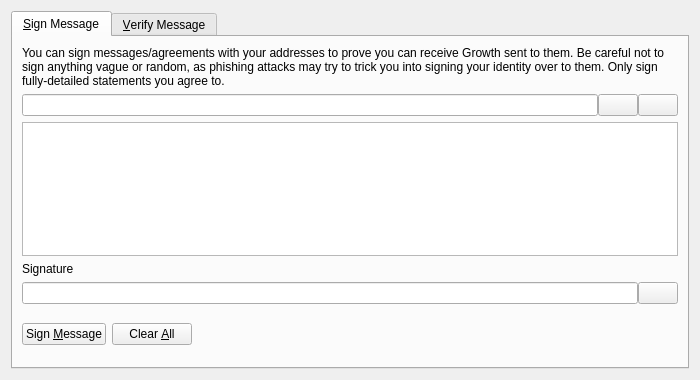
<?xml version="1.0" encoding="UTF-8"?>
<ui version="4.0">
 <class>SignVerifyMessageDialog</class>
 <widget class="QDialog" name="SignVerifyMessageDialog">
  <property name="geometry">
   <rect>
    <x>0</x>
    <y>0</y>
    <width>700</width>
    <height>380</height>
   </rect>
  </property>
  <property name="windowTitle">
   <string>Signatures - Sign / Verify a Message</string>
  </property>
  <property name="modal">
   <bool>true</bool>
  </property>
  <layout class="QVBoxLayout" name="verticalLayout">
   <item>
    <widget class="QTabWidget" name="tabWidget">
     <property name="currentIndex">
      <number>0</number>
     </property>
     <widget class="QWidget" name="tabSignMessage">
      <attribute name="title">
       <string>&amp;Sign Message</string>
      </attribute>
      <layout class="QVBoxLayout" name="verticalLayout_SM">
       <item>
        <widget class="QLabel" name="infoLabel_SM">
         <property name="text">
          <string>You can sign messages/agreements with your addresses to prove you can receive Growth sent to them. Be careful not to sign anything vague or random, as phishing attacks may try to trick you into signing your identity over to them. Only sign fully-detailed statements you agree to.</string>
         </property>
         <property name="textFormat">
          <enum>Qt::PlainText</enum>
         </property>
         <property name="wordWrap">
          <bool>true</bool>
         </property>
        </widget>
       </item>
       <item>
        <layout class="QHBoxLayout" name="horizontalLayout_1_SM">
         <property name="spacing">
          <number>0</number>
         </property>
         <item>
          <widget class="QValidatedLineEdit" name="addressIn_SM">
           <property name="toolTip">
            <string>The Proton address to sign the message with</string>
           </property>
          </widget>
         </item>
         <item>
          <widget class="QPushButton" name="addressBookButton_SM">
           <property name="toolTip">
            <string>Choose previously used address</string>
           </property>
           <property name="text">
            <string/>
           </property>
           <property name="shortcut">
            <string>Alt+A</string>
           </property>
           <property name="autoDefault">
            <bool>false</bool>
           </property>
          </widget>
         </item>
         <item>
          <widget class="QPushButton" name="pasteButton_SM">
           <property name="toolTip">
            <string>Paste address from clipboard</string>
           </property>
           <property name="text">
            <string/>
           </property>
           <property name="shortcut">
            <string>Alt+P</string>
           </property>
           <property name="autoDefault">
            <bool>false</bool>
           </property>
          </widget>
         </item>
        </layout>
       </item>
       <item>
        <widget class="QPlainTextEdit" name="messageIn_SM">
         <property name="toolTip">
          <string>Enter the message you want to sign here</string>
         </property>
        </widget>
       </item>
       <item>
        <widget class="QLabel" name="signatureLabel_SM">
         <property name="text">
          <string>Signature</string>
         </property>
         <property name="textFormat">
          <enum>Qt::PlainText</enum>
         </property>
        </widget>
       </item>
       <item>
        <layout class="QHBoxLayout" name="horizontalLayout_2_SM">
         <property name="spacing">
          <number>0</number>
         </property>
         <item>
          <widget class="QLineEdit" name="signatureOut_SM">
           <property name="font">
            <font>
             <italic>true</italic>
            </font>
           </property>
           <property name="readOnly">
            <bool>true</bool>
           </property>
          </widget>
         </item>
         <item>
          <widget class="QPushButton" name="copySignatureButton_SM">
           <property name="toolTip">
            <string>Copy the current signature to the system clipboard</string>
           </property>
           <property name="text">
            <string/>
           </property>
           <property name="autoDefault">
            <bool>false</bool>
           </property>
          </widget>
         </item>
        </layout>
       </item>
       <item>
        <layout class="QHBoxLayout" name="horizontalLayout_3_SM">
         <item>
          <widget class="QPushButton" name="signMessageButton_SM">
           <property name="toolTip">
            <string>Sign the message to prove you own this Proton address</string>
           </property>
           <property name="text">
            <string>Sign &amp;Message</string>
           </property>
           <property name="autoDefault">
            <bool>false</bool>
           </property>
          </widget>
         </item>
         <item>
          <widget class="QPushButton" name="clearButton_SM">
           <property name="toolTip">
            <string>Reset all sign message fields</string>
           </property>
           <property name="text">
            <string>Clear &amp;All</string>
           </property>
           <property name="autoDefault">
            <bool>false</bool>
           </property>
          </widget>
         </item>
         <item>
          <spacer name="horizontalSpacer_1_SM">
           <property name="orientation">
            <enum>Qt::Horizontal</enum>
           </property>
           <property name="sizeHint" stdset="0">
            <size>
             <width>40</width>
             <height>48</height>
            </size>
           </property>
          </spacer>
         </item>
         <item>
          <widget class="QLabel" name="statusLabel_SM">
           <property name="font">
            <font>
             <weight>75</weight>
             <bold>true</bold>
            </font>
           </property>
           <property name="text">
            <string/>
           </property>
           <property name="wordWrap">
            <bool>true</bool>
           </property>
          </widget>
         </item>
         <item>
          <spacer name="horizontalSpacer_2_SM">
           <property name="orientation">
            <enum>Qt::Horizontal</enum>
           </property>
           <property name="sizeHint" stdset="0">
            <size>
             <width>40</width>
             <height>48</height>
            </size>
           </property>
          </spacer>
         </item>
        </layout>
       </item>
      </layout>
     </widget>
     <widget class="QWidget" name="tabVerifyMessage">
      <attribute name="title">
       <string>&amp;Verify Message</string>
      </attribute>
      <layout class="QVBoxLayout" name="verticalLayout_VM">
       <item>
        <widget class="QLabel" name="infoLabel_VM">
         <property name="text">
          <string>Enter the receiver's address, message (ensure you copy line breaks, spaces, tabs, etc. exactly) and signature below to verify the message. Be careful not to read more into the signature than what is in the signed message itself, to avoid being tricked by a man-in-the-middle attack. Note that this only proves the signing party receives with the address, it cannot prove sendership of any transaction!</string>
         </property>
         <property name="textFormat">
          <enum>Qt::PlainText</enum>
         </property>
         <property name="alignment">
          <set>Qt::AlignLeading|Qt::AlignLeft|Qt::AlignTop</set>
         </property>
         <property name="wordWrap">
          <bool>true</bool>
         </property>
        </widget>
       </item>
       <item>
        <layout class="QHBoxLayout" name="horizontalLayout_1_VM">
         <property name="spacing">
          <number>0</number>
         </property>
         <item>
          <widget class="QValidatedLineEdit" name="addressIn_VM">
           <property name="toolTip">
            <string>The Proton address the message was signed with</string>
           </property>
          </widget>
         </item>
         <item>
          <widget class="QPushButton" name="addressBookButton_VM">
           <property name="toolTip">
            <string>Choose previously used address</string>
           </property>
           <property name="text">
            <string/>
           </property>
           <property name="shortcut">
            <string>Alt+A</string>
           </property>
           <property name="autoDefault">
            <bool>false</bool>
           </property>
          </widget>
         </item>
        </layout>
       </item>
       <item>
        <widget class="QPlainTextEdit" name="messageIn_VM"/>
       </item>
       <item>
        <widget class="QValidatedLineEdit" name="signatureIn_VM"/>
       </item>
       <item>
        <layout class="QHBoxLayout" name="horizontalLayout_2_VM">
         <item>
          <widget class="QPushButton" name="verifyMessageButton_VM">
           <property name="toolTip">
            <string>Verify the message to ensure it was signed with the specified Proton address</string>
           </property>
           <property name="text">
            <string>Verify &amp;Message</string>
           </property>
           <property name="autoDefault">
            <bool>false</bool>
           </property>
          </widget>
         </item>
         <item>
          <widget class="QPushButton" name="clearButton_VM">
           <property name="toolTip">
            <string>Reset all verify message fields</string>
           </property>
           <property name="text">
            <string>Clear &amp;All</string>
           </property>
           <property name="autoDefault">
            <bool>false</bool>
           </property>
          </widget>
         </item>
         <item>
          <spacer name="horizontalSpacer_1_VM">
           <property name="orientation">
            <enum>Qt::Horizontal</enum>
           </property>
           <property name="sizeHint" stdset="0">
            <size>
             <width>40</width>
             <height>48</height>
            </size>
           </property>
          </spacer>
         </item>
         <item>
          <widget class="QLabel" name="statusLabel_VM">
           <property name="font">
            <font>
             <weight>75</weight>
             <bold>true</bold>
            </font>
           </property>
           <property name="text">
            <string/>
           </property>
           <property name="wordWrap">
            <bool>true</bool>
           </property>
          </widget>
         </item>
         <item>
          <spacer name="horizontalSpacer_2_VM">
           <property name="orientation">
            <enum>Qt::Horizontal</enum>
           </property>
           <property name="sizeHint" stdset="0">
            <size>
             <width>40</width>
             <height>48</height>
            </size>
           </property>
          </spacer>
         </item>
        </layout>
       </item>
      </layout>
     </widget>
    </widget>
   </item>
  </layout>
 </widget>
 <customwidgets>
  <customwidget>
   <class>QValidatedLineEdit</class>
   <extends>QLineEdit</extends>
   <header>qvalidatedlineedit.h</header>
  </customwidget>
 </customwidgets>
 <resources>
  <include location="../growth.qrc"/>
 </resources>
 <connections/>
</ui>
